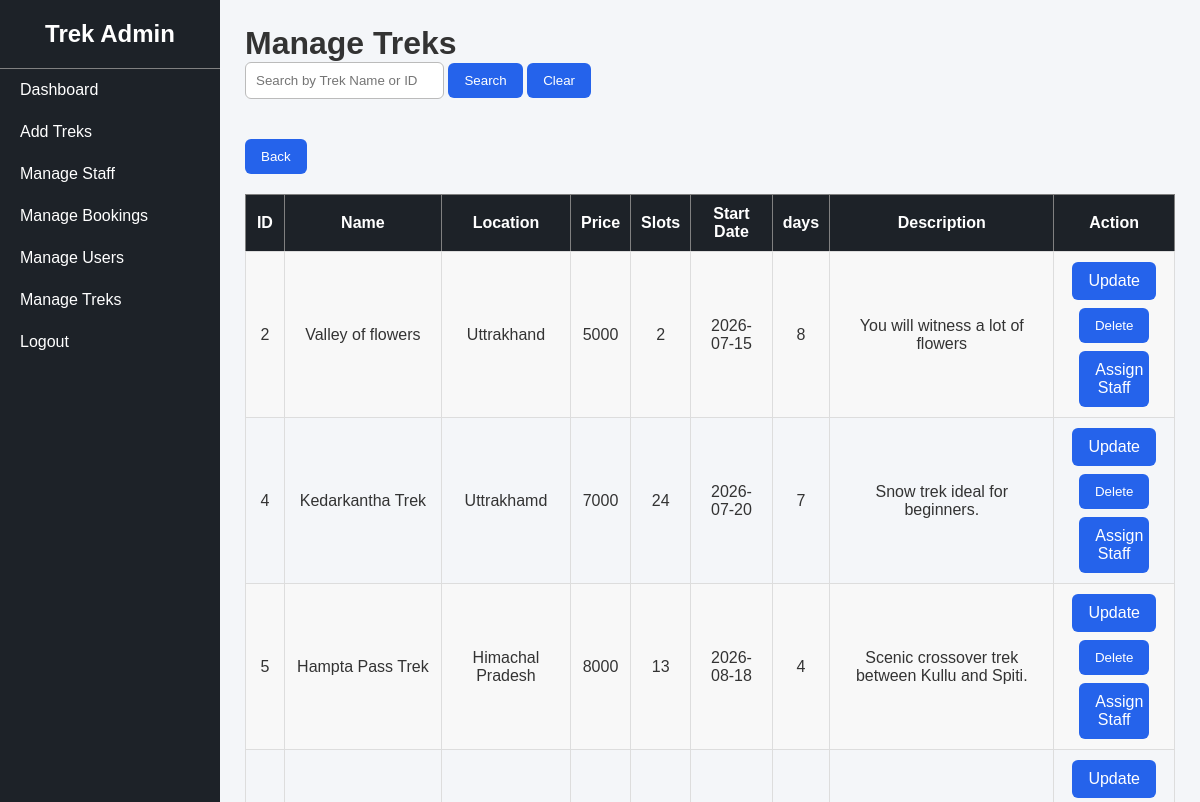
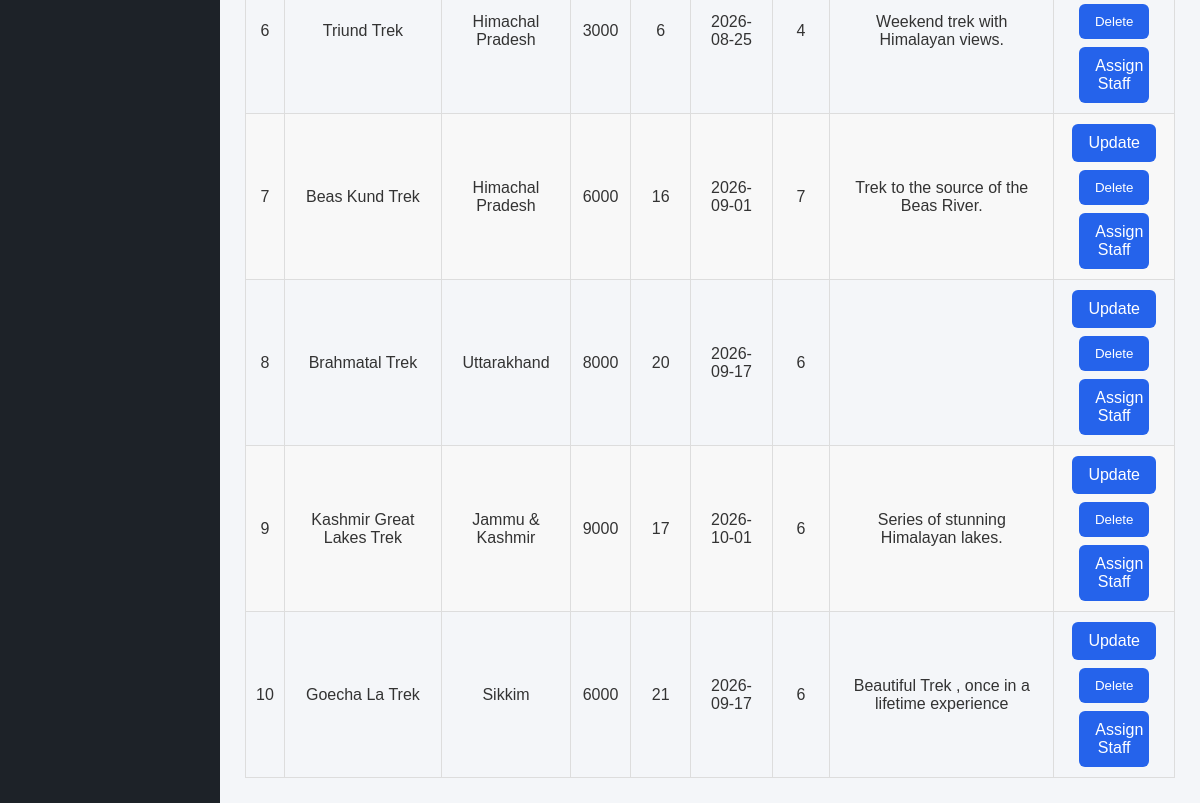
Page /manage_treks (signed in) on the earlier database version (2 pictures, top to bottom).
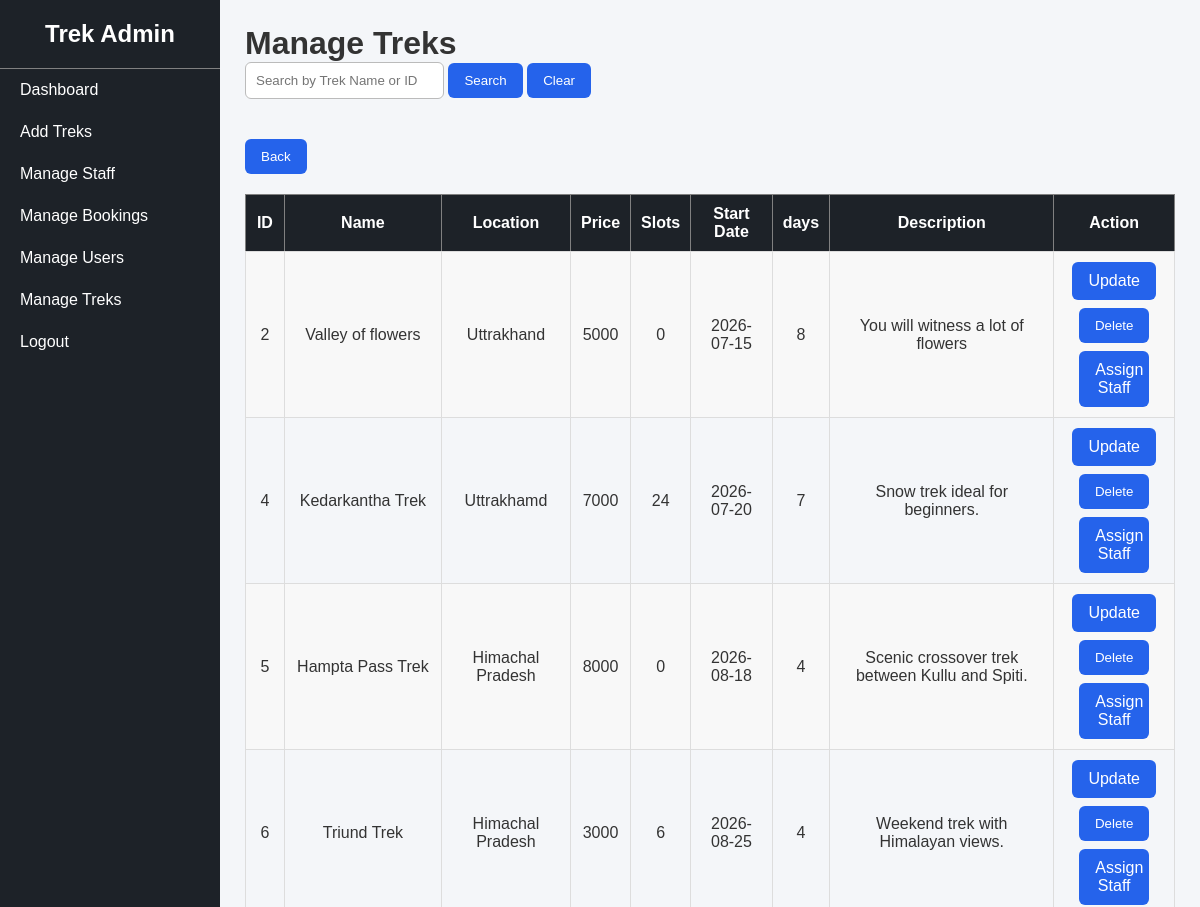
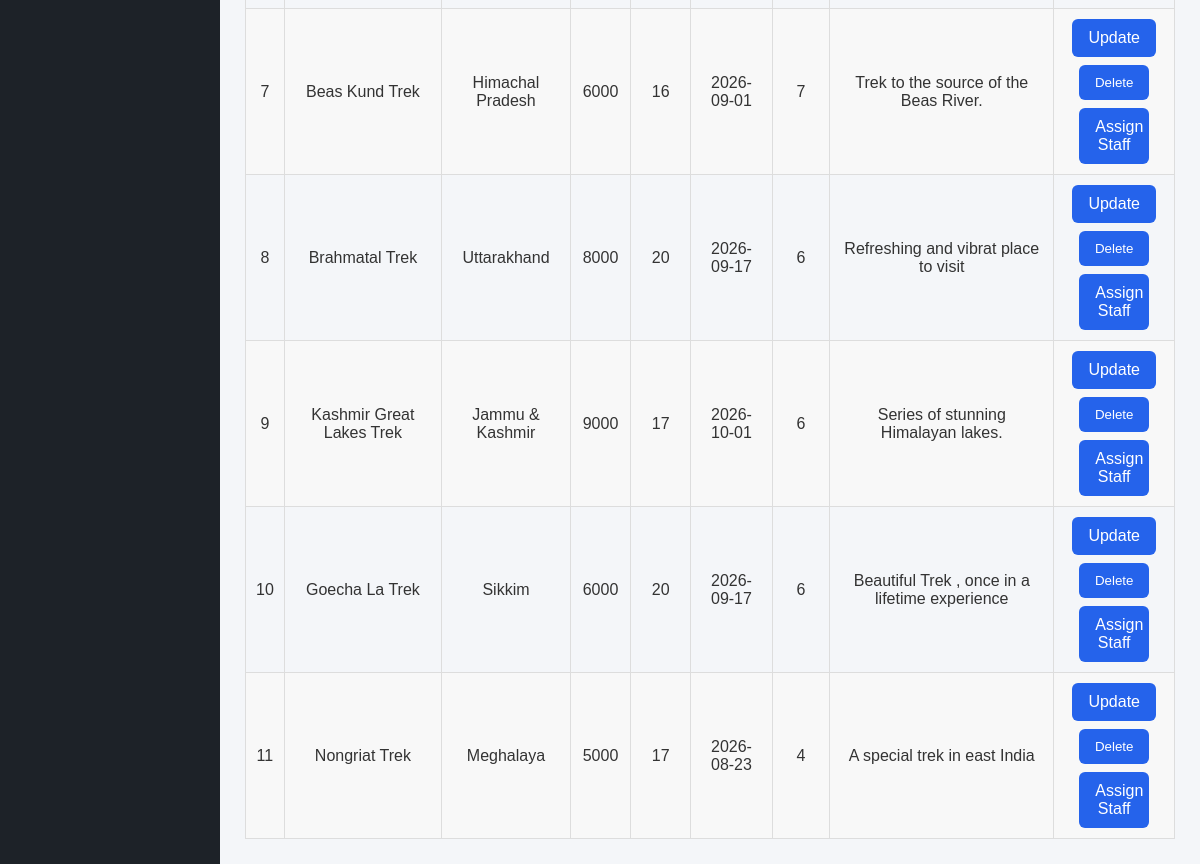
Same page on the later database version (2 pictures, top to bottom).
### tables this page shows
CREATE TABLE treks(
                 id INTEGER PRIMARY KEY AUTOINCREMENT,
                 name TEXT NOT NULL,
                 location TEXT NOT NULL,
                 price INTEGER NOT NULL,
                 slots INTEGER NOT NULL,
                 difficulty TEXT NOT NULL,
                 duration INTEGER NOT NULL,
                 status TEXT NOT NULL DEFAULT 'Open',
                 assigned_staffID INTEGER NOT NULL,
                 start_date DATE ,
                 end_date DATE ,
                 description TEXT , image TEXT,
                 FOREIGN KEY (assigned_staffID) REFERENCES staff(id)
                 );

### app.py (the view)
@app.route("/manage_treks")
def manage_treks():
    if "user" not in session or session["user"] != "admin":
        return redirect("/login")
    conn = get_db_connnection()
    search = request.args.get("search", "")
    if search:
        treks = conn.execute(""" SELECT * FROM treks WHERE name LIKE ? OR CAST(id AS TEXT) LIKE ?
        """, ("%" + search + "%", "%" + search + "%")).fetchall()
    else:
        treks = conn.execute("""  SELECT * FROM treks
        """).fetchall()
    conn.close()
    return render_template("manage_treks.html", treks=treks)

### app.py (called while the page is built)
def get_db_connnection():
    conn = sqlite3.connect("database.db")
    conn.row_factory =sqlite3.Row
    return conn

### templates/manage_treks.html
{% extends "admin_base.html" %}
{% block content %}
<h1>Manage Treks</h1>
<form method="GET" style="margin-bottom:20px;">
    <input
        type="text"
        name="search"
        placeholder="Search by Trek Name or ID"
        value="{{ request.args.get('search','') }}"
    >
    <button type="submit" class="sbtn"> Search </button>
    <a href="/manage_treks">
    <button type="button" class="sbtn"> Clear </button>
    </a>
</form>
<a href="/admin_dashboard"><button type="button" class="sbtn" style="margin-top: 20px;">Back</button></a>
<br>
<table border="1">
<tr>
    <th>ID</th>
    <th>Name</th>
    <th>Location</th>
    <th>Price</th>
    <th>Slots</th>
    <th>Start Date</th>
    <th>days</th>
    <th>Description</th>
    <th>Action</th>
</tr>
{% for trek in treks %}
<tr>
<td>{{trek["id"]}}</td>
<td>{{trek["name"]}}</td>
<td>{{trek["location"]}}</td>
<td>{{trek["price"]}}</td>
<td>{{trek["slots"]}}</td>
<td>{{trek["start_date"]}}</td>
<td>{{trek["duration"]}}</td>
<td>{{trek["description"]}}</td>
<td>
    <div style="display:flex; flex-direction:column; gap:8px; align-items:center;">
        <a href="/update_trek/{{ trek['id'] }}" class="sbtn">Update</a>
        <form action="/delete_trek/{{ trek['id'] }}" method="POST">
            <button type="submit" class="sbtn">Delete</button>
        </form>
        <a href="/assign_staff/{{ trek['id'] }}" class="sbtn" style="width: 70%;">Assign Staff</a>
    </div>
</td>
</tr>
{% endfor %}
</table>
{% endblock %}

Differences in the rows shown:
changed treks "Valley of flowers": slots "2" → "0"
changed treks "Hampta Pass Trek": slots "13" → "0"
changed treks "Brahmatal Trek": description (not shown) → "Refreshing and vibrat place to visit"
changed treks "Goecha La Trek": slots "21" → "20"
added treks: id "11", name "Nongriat Trek", location "Meghalaya", price "5000", slots "17", start_date "2026-08-23", duration "4", description "A special trek in east India"
